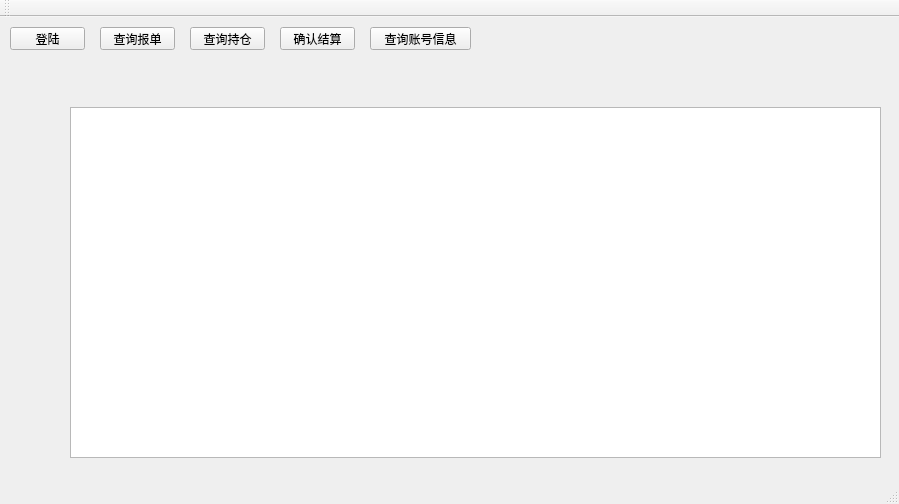
<?xml version="1.0" encoding="UTF-8"?>
<ui version="4.0">
 <class>MainWindow</class>
 <widget class="QMainWindow" name="MainWindow">
  <property name="geometry">
   <rect>
    <x>0</x>
    <y>0</y>
    <width>899</width>
    <height>504</height>
   </rect>
  </property>
  <property name="windowTitle">
   <string>CTP</string>
  </property>
  <widget class="QWidget" name="centralWidget">
   <widget class="QPushButton" name="btn_login">
    <property name="geometry">
     <rect>
      <x>10</x>
      <y>10</y>
      <width>75</width>
      <height>23</height>
     </rect>
    </property>
    <property name="text">
     <string>登陆</string>
    </property>
   </widget>
   <widget class="QPushButton" name="btn_qry_Order">
    <property name="geometry">
     <rect>
      <x>100</x>
      <y>10</y>
      <width>75</width>
      <height>23</height>
     </rect>
    </property>
    <property name="text">
     <string>查询报单</string>
    </property>
   </widget>
   <widget class="QPushButton" name="pushButton">
    <property name="geometry">
     <rect>
      <x>190</x>
      <y>10</y>
      <width>75</width>
      <height>23</height>
     </rect>
    </property>
    <property name="text">
     <string>查询持仓</string>
    </property>
   </widget>
   <widget class="QPushButton" name="pushButton_2">
    <property name="geometry">
     <rect>
      <x>280</x>
      <y>10</y>
      <width>75</width>
      <height>23</height>
     </rect>
    </property>
    <property name="text">
     <string>确认结算</string>
    </property>
   </widget>
   <widget class="QPushButton" name="pushButton_3">
    <property name="geometry">
     <rect>
      <x>370</x>
      <y>10</y>
      <width>101</width>
      <height>23</height>
     </rect>
    </property>
    <property name="text">
     <string>查询账号信息</string>
    </property>
   </widget>
   <widget class="QTextEdit" name="edt_log">
    <property name="geometry">
     <rect>
      <x>70</x>
      <y>90</y>
      <width>811</width>
      <height>351</height>
     </rect>
    </property>
   </widget>
  </widget>
  <widget class="QMenuBar" name="menuBar">
   <property name="geometry">
    <rect>
     <x>0</x>
     <y>0</y>
     <width>899</width>
     <height>23</height>
    </rect>
   </property>
  </widget>
  <widget class="QToolBar" name="mainToolBar">
   <attribute name="toolBarArea">
    <enum>TopToolBarArea</enum>
   </attribute>
   <attribute name="toolBarBreak">
    <bool>false</bool>
   </attribute>
  </widget>
  <widget class="QStatusBar" name="statusBar"/>
  <action name="actionlogin">
   <property name="text">
    <string>login</string>
   </property>
  </action>
 </widget>
 <layoutdefault spacing="6" margin="11"/>
 <resources/>
 <connections/>
</ui>
